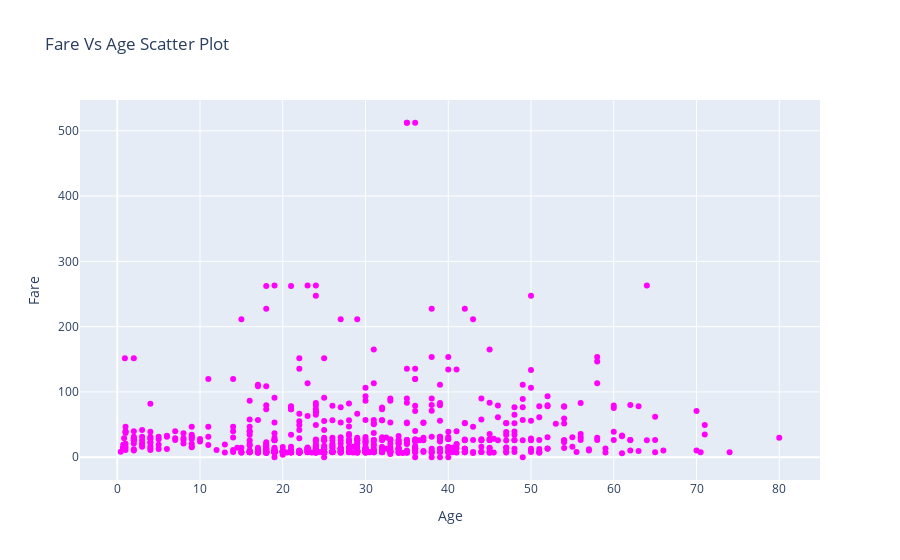

The notebook cell this image was saved under:
### Code cell
q = go.Scatter(x = data['Age'],y=data['Fare'],
               text = data['Survived'],
               mode='markers',marker={'color':'magenta'})
#defining layout
layout = go.Layout(title='Fare Vs Age Scatter Plot',
                   xaxis=dict(title='Age'),
                   yaxis=dict(title='Fare'),
                   hovermode='closest')
#defining figure and plotting
figure = go.Figure(data=q,layout=layout)
iplot(figure)
#fig.show(renderer="colab")

### Figure 1 — Plotly figure (JSON) as saved in the notebook; plotly's stock layout.template omitted (floating-point values rounded to 4 significant figures; data arrays with more than 128 entries replaced by an {"elided": "..."} marker saying what was removed)
{"data": [{"marker": {"color": "magenta"}, "mode": "markers", "text": {"elided": "891 int values"}, "type": "scatter", "x": {"elided": "891 float values"}, "y": {"elided": "891 float values"}}], "layout": {"hovermode": "closest", "title": {"text": "Fare Vs Age Scatter Plot"}, "xaxis": {"title": {"text": "Age"}}, "yaxis": {"title": {"text": "Fare"}}}}
